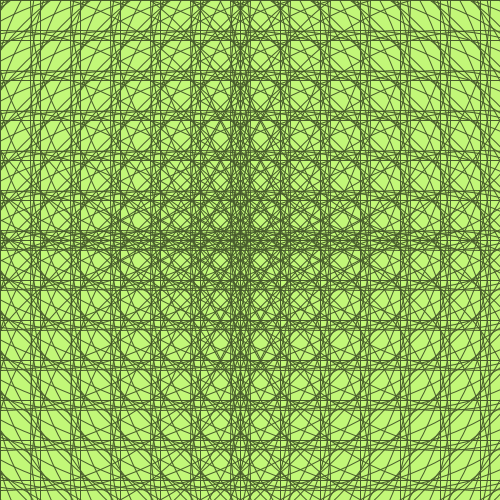
Frame 1 (no input)
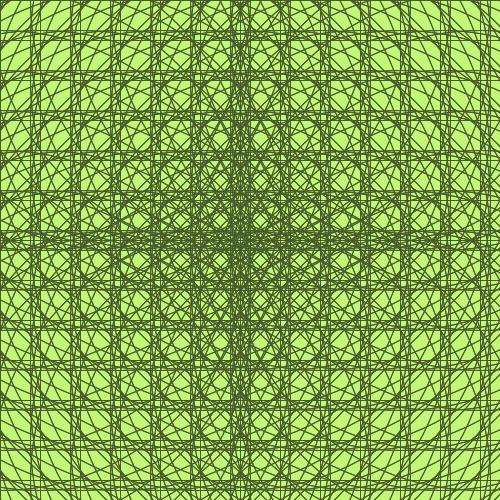
Frame 2 (the mouse pressed at the canvas centre, redrawn once)

The Processing sketch that drew these frames (run headless with seeded random() and noise(); the mouse was pressed at the canvas centre and the sketch redrawn once):

// Processing sketch: processing_81768
// ── processing_81768.pde

void setup()
{
  size(500, 500);
  background(#C2F778);
  smooth();
}
void draw()
{
  noFill();
  stroke(#475A2C);
  //premiere boucle hauteur
  for (int a = 0; a < 500;a = a+40)
  {
    for (int b =0; b <500; b = b+40)
    {
      rect (a, b, 500, 500);
      ellipse(a,b,500,500);
    }
  }
  noLoop();
}
